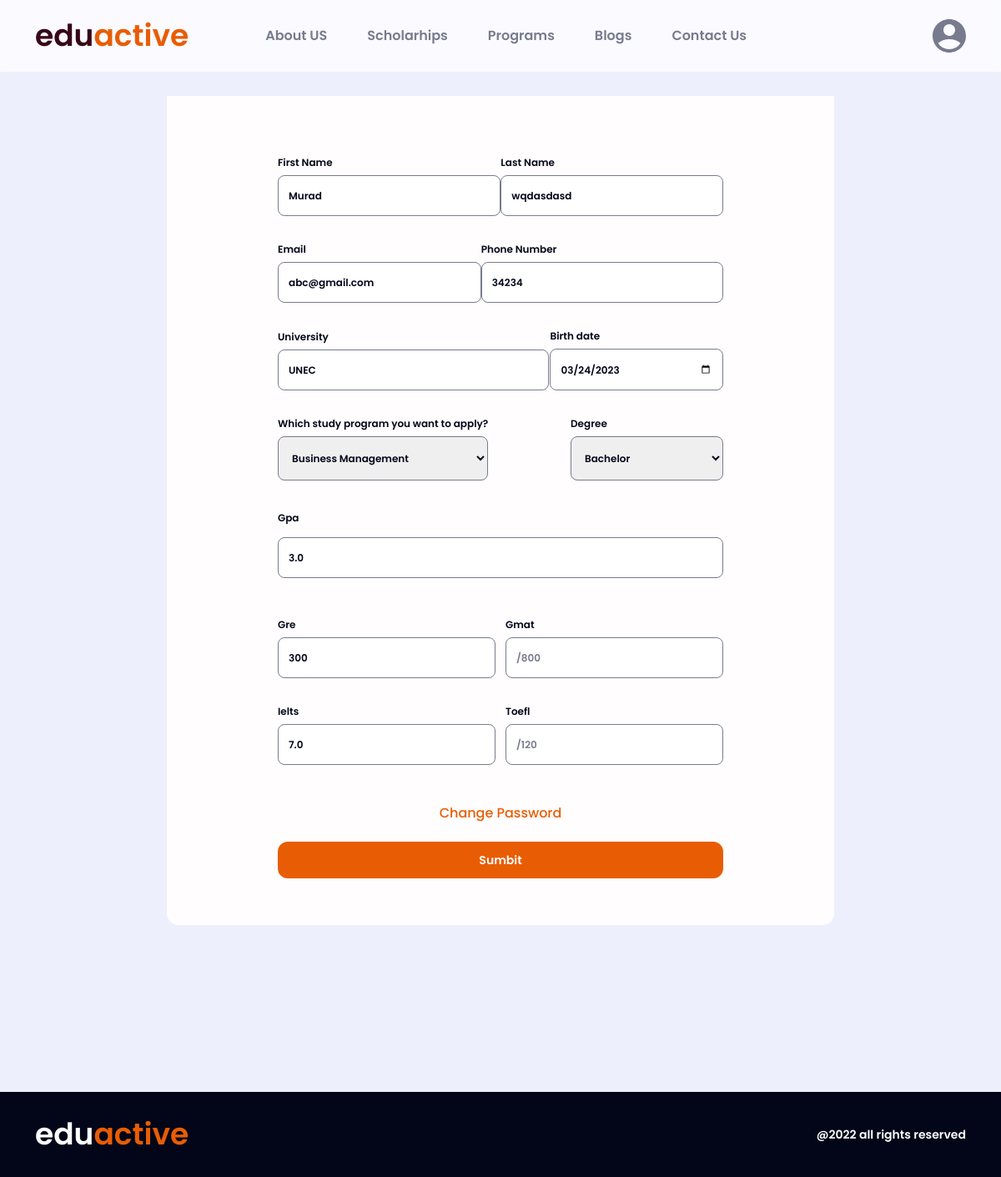
/users/profile (signed in), run on the app's committed database.
### users/models.py (models this page shows, shortened)
class Profile(models.Model):
    user = models.OneToOneField(User,on_delete=models.CASCADE)
    first_name = models.CharField(max_length=100,blank=True,null=True)
    last_name = models.CharField(max_length=100,blank=True,null=True)
    gender = models.CharField(max_length=100,blank=True,null=True,choices=GENDER_CHOICES)
    email =models.EmailField(max_length=250,blank=True,null=True)
    phone_number = models.CharField(max_length=100,blank=True,null=True)
    birthday = models.DateField(blank=True,null=True)
    gre = models.IntegerField( blank=True, null=True)
    gpa = models.FloatField( blank=True, null=True)
    ielts = models.FloatField(blank=True, null=True)
    toefl = models.IntegerField( blank=True, null=True)
    gmat = models.IntegerField( blank=True, null=True)
    university = models.CharField(max_length=300,blank=True,null=True)
    speciality = models.CharField(max_length=300,blank=True,null=True)
    degree = models.CharField(max_length=100,blank=True,null=True,choices=DEGREE_CHOICES)

### users/views.py (the view, shortened to what this page needs)
# urls.py: path('profile',profile,name='profile'),
def profile(request):
    user_form = UpdateUserForm(instance=request.user)
    profile_form = ProfileForm(instance=request.user.profile)
    user_form = UpdateUserForm(instance=request.user)
    profile_form = ProfileForm(instance=request.user.profile)
    return render(request=request, template_name="profile.html", context={"user":request.user, "user_form":"user_form", "profile_form":profile_form })

### templates/profile.html (shortened to what this page needs)
{% extends "base.html" %} {% load static %} {% block main %}
<main class="sections">
  <section class="login-page">
    <div class="container">
      <div class="sign-container">
        <div class="tab-content" id="myTabContent">
          <form
            method="post"
            class="needs-validation sign-in-validation"
            novalidate
          >
            <div
              class="contact-first-inputs d-flex justify-content-sm-between align-items-sm-center"
            >
              <label class="inputLabels" for="firstName"
                >First Name {{profile_form.first_name}}
              </label>
              <label class="inputLabels" for="lastName"
                >Last Name {{profile_form.last_name}}
              </label>
            </div>
            <br />
            <div
              class="contact-first-inputs d-flex justify-content-sm-between align-items-sm-center"
            >
              <label class="inputLabels" for="firstName"
                >Email {{profile_form.email}}
              </label>
              <label class="inputLabels" for="lastName"
                >Phone Number {{profile_form.phone_number}}
              </label>
            </div>
            <br />
            <div
              class="contact-first-inputs d-flex justify-content-sm-between align-items-sm-center"
            >
              <label class="inputLabels" for="lastName"
                >University {{profile_form.university}}
              </label>
              <label class="inputLabels" for="firstName"
                >Birth date {{profile_form.birthday}}
              </label>
            </div>
            <br />
            <div
              class="contact-first-inputs d-flex justify-content-sm-between align-items-sm-center"
            >
              <label class="inputLabels" for="firstName"
                >Which study program you want to apply?
                {{profile_form.study_program}}
              </label>
              <label class="inputLabels" for="firstName"
                >Degree {{profile_form.degree}}
              </label>
            </div>
            <br />
            <div class="logmailInput mb-4">
              <label for="logMailid" class="form-label">Gpa</label>
              {{profile_form.gpa}}
            </div>
            <br />
            <div
              class="contact-first-inputs d-flex justify-content-sm-between align-items-sm-center"
            >
              <label class="inputLabels" for="firstName"
                >Gre {{profile_form.gre}}
              </label>
              <label class="inputLabels" for="firstName"
                >Gmat {{profile_form.gmat}}
              </label>
            </div>
            <br />
            <div
              class="contact-first-inputs d-flex justify-content-sm-between align-items-sm-center"
            >
              <label class="inputLabels" for="firstName"
                >Ielts {{profile_form.ielts}}
              </label>
              <label class="inputLabels" for="firstName"
                >Toefl {{profile_form.toefl}}
              </label>
            </div>
            <br />
            <div>
              <a class="loss-pass" href="{% url 'reset_password' %}"
                >Change Password</a
              ><br />
              <button class="cs-btn w-100" type="submit">Sumbit</button>
            </div>
          </form>
        </div>
      </div>
    </div>
  </section>
</main>
{% endblock main %}

### static/assets/css/styles.css (style rules this page uses)
:root { --eduactive-color-1: #370617; --eduactive-color-2: #e85d04; --black: #020618; --gray-soft: #edeffd; --gray: #787b8e; --gray-2: #424349; --gray-3: #3c373a; --gray-4: #292a2f; --white: #fffdfd; --white-2: #fbfbfd; --system-right: #138610; --system-wrong: #e01515; --system-wrong-2: #d00000; --system-issue: #ffba08; --transition: all 300ms ease-out; }
body { background: var(--white); }
.cs-btn { border: 2px solid transparent; border-radius: 12px; padding: 8px 24px; font: 14px Poppins-SemiBold; line-height: 24px; text-align: center; background-color: var(--eduactive-color-2); color: var(--white); transition: var(--transition); cursor: pointer; text-decoration: none; }
.cs-input { width: 100%; border: 1px solid var(--gray); border-radius: 8px; outline: none; padding: 16px 12px; resize: none; font: 12px Poppins-SemiBold; line-height: 15px; color: var(--black); transition: var(--transition); }
.cs-input::placeholder { font: 12px Poppins-SemiBold; line-height: 15px; color: var(--gray); }
.login-page { background-color: var(--gray-soft); min-height: 90vh; }
.sign-container { max-width: 800px; margin: 0 auto; padding: 115px 0 200px 0; }
.sign-container .tab-content { background: #fffdfd; border-radius: 0px 0 14px 14px; padding: 32px 133px 56px 133px; }
.sign-in-validation { margin-top: 40px; }
.sign-in-validation label { font: 12px Poppins-SemiBold; line-height: 15px; color: var(--black); margin-bottom: 8px; }
.sign-in-validation .loss-pass { display: block; text-align: center; color: var(--eduactive-color-2); font: 16px Poppins-Medium; line-height: 20px; margin-top: 16px; transition: var(--transition); text-decoration: none; }

### data on the page
Profile: first_name "Murad", last_name "wqdasdasd", email "abc@gmail.com", phone_number "34234", university "UNEC", birthday "03/24/2023", degree "Bachelor", gpa "3.0", gre "300", ielts "7.0"
